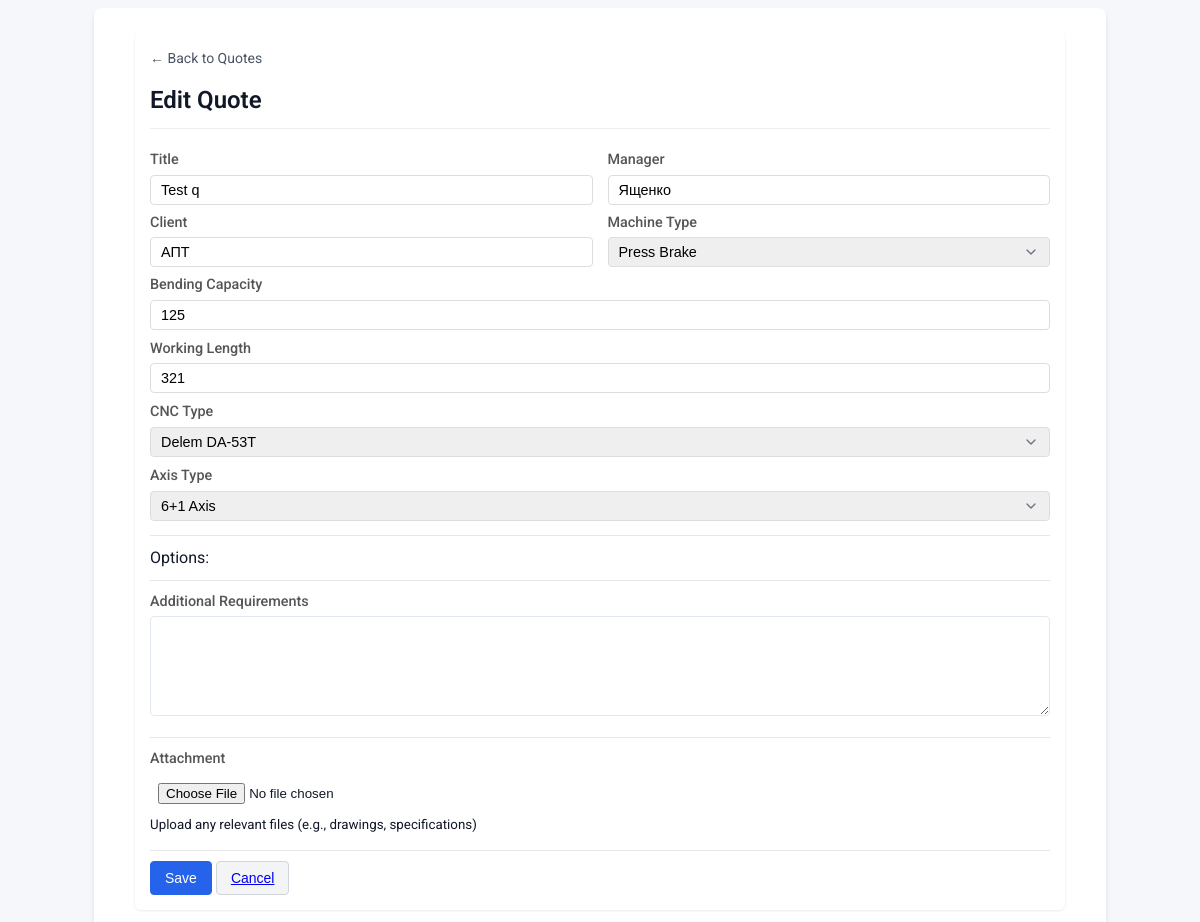
Page /quote-update/8/ (signed in) on the committed database.
### base/models.py (models this page shows, shortened)
class Quote(models.Model):
    title = models.CharField(max_length=200, blank=True, null=True)  # Making it nullable temporarily
    manager = models.CharField(max_length=200)
    client = models.CharField(max_length=200)
    MACHINE_CHOICES = [
        ('laser_cutting', 'Laser Cutting Machine'),
        ('press_brake', 'Press Brake'),
        ('tube_laser', 'Tube Laser Cutting Machine'),
    ]
    machine_type = models.CharField(max_length=50, choices=MACHINE_CHOICES)
    working_area = models.CharField(max_length=200, blank=True, null=True)  # e.g. "3000x1500"
    laser_source_power = models.CharField(max_length=200, blank=True, null=True)  # e.g. "3000W"
    compressor = models.BooleanField(default=False)
    stabilizer = models.BooleanField(default=False)
    bevel_laser_head = models.BooleanField(default=False)
    bending_capacity = models.CharField(max_length=200, blank=True, null=True)  # e.g. "125 t"
    working_length = models.CharField(max_length=200, blank=True, null=True)  # e.g. "3200 mm"
    CNC_CHOICES = [
        ('DA_53T', 'Delem DA-53T'),
        ('DA_69T', 'Delem DA-69T'),
        ('DA_66T', 'Delem DA-66T'),
    ]
    CNC_type = models.CharField(max_length=200, blank=True, null=True, choices=CNC_CHOICES)  # e.g. "Delem DA-53T"
    AXIS_CHOICES = [
        ('6_1', '6+1 Axis'),
        ('4_1', '4+1 Axis'),
    ]
    axis_type = models.CharField(max_length=200, blank=True, null=True, choices=AXIS_CHOICES)  # e.g. "6+1 Axis"
    tube_length = models.CharField(max_length=200, blank=True, null=True)  # e.g. "6000 mm"
    tube_diameter = models.CharField(max_length=200, blank=True, null=True)  # e.g. "300 mm"
    length_of_unloading_table = models.CharField(max_length=200, blank=True, null=True)  # e.g. "3000 mm"
    LOADING_CHOICES = [
       ('automatic', 'Automatic'),
       ('semi_automatic', 'Semi-Automatic'),
       ('manual', 'Manual'),
   ]
    loading_type = models.CharField(max_length=20, choices=LOADING_CHOICES, blank=True)
    two_chucks = models.BooleanField(default=False)
    three_chucks = models.BooleanField(default=False)
    completed = models.BooleanField(default=False)
    additional_requirements = models.TextField(blank=True, null=True)
    attachment = models.FileField(upload_to='quote_attachments/%Y/%m/%d/', blank=True, null=True)
    created_at = models.DateTimeField(auto_now_add=True)
    updated_at = models.DateTimeField(auto_now=True)

### base/views.py (the view, shortened to what this page needs)
# urls.py: path('quote-update/<int:pk>/', QuoteUpdate.as_view(), name='quote-update'),
class QuoteUpdate(LoginRequiredMixin, UpdateView):
    model = Quote
    form_class = QuoteForm
    template_name = 'base/quote_form.html'
    success_url = reverse_lazy('quotes')
    def get_form_kwargs(self):
        kwargs = super().get_form_kwargs()
        kwargs.update({
            'data': self.request.POST or None,
            'files': self.request.FILES or None,
        })
        return kwargs

### base/forms.py
class QuoteForm(forms.ModelForm):
    class Meta:
        model = Quote
        fields = '__all__'
        widgets = {
            'additional_requirements': forms.Textarea(attrs={'rows': 4}),
            'attachment': forms.FileInput(attrs={'class': 'file-input'})
        }
    def __init__(self, *args, **kwargs):
        super().__init__(*args, **kwargs)
        self.fields['attachment'].required = False

### base/templates/base/quote_form.html (shortened to what this page needs)
{% extends 'base/main.html' %}
{% block content %}
<div class="container compact-form">
    <div class="form-header">
        <a href="{% url 'quotes' %}" class="back-link">← Back to Quotes</a>
        <h1>{% if form.instance.pk %}Edit{% else %}Create{% endif %} Quote</h1>
    </div>
    <form method="post" id="quoteForm" class="form-container" enctype="multipart/form-data">
        <div class="form-row">
            <div class="form-group compact">
                <label for="{{ form.title.id_for_label }}">Title</label>
                {{ form.title }}
            </div>
            <div class="form-group compact">
                <label for="{{ form.manager.id_for_label }}">Manager</label>
                {{ form.manager }}
            </div>
        </div>
        <div class="form-row">
            <div class="form-group compact">
                <label for="{{ form.client.id_for_label }}">Client</label>
                {{ form.client }}
            </div>
            <div class="form-group compact">
                <label for="{{ form.machine_type.id_for_label }}">Machine Type</label>
                {{ form.machine_type }}
            </div>
        </div>
        <div class="form-group">
            <label for="{{ form.bending_capacity.id_for_label }}">Bending Capacity</label>
            {{ form.bending_capacity }}
        </div>
        <div class="form-group">
            <label for="{{ form.working_length.id_for_label }}">Working Length</label>
            {{ form.working_length }}
        </div>
        <div class="form-group">
            <label for="{{ form.CNC_type.id_for_label }}">CNC Type</label>
            {{ form.CNC_type }}
        </div>
        <div class="form-group">
            <label for="{{ form.axis_type.id_for_label }}">Axis Type</label>
            {{ form.axis_type }}
        </div>
        <hr>
        <div class="form-section-header">Options:</div>
        <hr>
        <div class="form-group">
            <label for="{{ form.additional_requirements.id_for_label }}">Additional Requirements</label>
            {{ form.additional_requirements }}
        </div>
        <hr>
        <div class="form-group">
            <label for="{{ form.attachment.id_for_label }}">Attachment</label>
            {% if form.instance.attachment %}
                <div class="current-file">
                    <i class="fas fa-paperclip"></i>
                    <a href="{{ form.instance.attachment.url }}" target="_blank">
                        {{ form.instance.attachment.name|slice:":30" }}{% if form.instance.attachment.name|length > 30 %}...{% endif %}
                    </a>
                    <label class="replace-file">
                        {{ form.attachment }}
                        <span class="replace-text">(Replace)</span>
                    </label>
                </div>
            {% else %}
                {{ form.attachment }}
            {% endif %}
            <small class="form-text text-muted">
                Upload any relevant files (e.g., drawings, specifications)
            </small>
        </div>
        <hr>
        <div class="form-actions">
            <button type="submit" class="btn btn-primary btn-sm">Save</button>
            <button type="button" class="btn btn-secondary btn-sm"><a href="{% url 'quotes' %}">Cancel</a></button>
        </div>
    </form>
</div>
{% load static %}
{% endblock %}

### base/static/base/css/styles.css (style rules this page uses)
:root { --color-primary: #2563eb; --color-primary-hover: #1d4ed8; --color-danger: #ef4444; --color-danger-hover: #dc2626; --color-success: #10B981; --color-success-hover: #0d9f70; --color-text: #111827; --color-text-light: #4b5563; --color-border: #e5e7eb; --color-bg: #ffffff; --color-bg-light: #f9fafb; --spacing-unit: 2px; --spacing-sm: calc(var(--spacing-unit) * 1.5); --spacing-md: calc(var(--spacing-unit) * 2); --spacing-lg: calc(var(--spacing-unit) * 3); --spacing-xl: calc(var(--spacing-unit) * 4); --border-radius: 6px; --border-radius-sm: 4px; --border-radius-lg: 8px; --shadow-sm: 0 1px 2px 0 rgba(0, 0, 0, 0.05); --shadow: 0 4px 6px -1px rgba(0, 0, 0, 0.1), 0 2px 4px -1px rgba(0, 0, 0, 0.06); --shadow-md: 0 10px 15px -3px rgba(0, 0, 0, 0.1), 0 4px 6px -2px rgba(0, 0, 0, 0.05); --transition: all 0.2s ease-in-out; }
body { background-color: #f5f7fa; font-family: 'Roboto', sans-serif; color: var(--color-text); margin: 0; padding: 0; line-height: 1.5; }
.container { max-width: 1000px; margin: var(--spacing-xl) auto; background: var(--color-bg); border-radius: var(--border-radius-lg); box-shadow: var(--shadow); padding: var(--spacing-xl) var(--spacing-lg); }
.form-container { display: flex; flex-direction: column; gap: var(--spacing-md); }
.form-row { display: flex; gap: var(--spacing-md); margin-bottom: var(--spacing-md); }
.form-group { flex: 1; margin-bottom: var(--spacing-md); }
.form-group.compact { margin-bottom: 0; }
.btn { display: inline-flex; align-items: center; justify-content: center; padding: var(--spacing-sm) var(--spacing-md); border: none; border-radius: var(--border-radius); font-weight: 500; font-size: 0.875rem; cursor: pointer; text-decoration: none; transition: var(--transition); white-space: nowrap; }
.form-header { margin-bottom: var(--spacing-lg); padding-bottom: var(--spacing-md); border-bottom: 1px solid var(--color-border); }
.form-header h1 { margin: var(--spacing-sm) 0 0; color: var(--color-text); font-size: 1.5rem; font-weight: 600; }
.back-link { display: inline-flex; align-items: center; color: var(--color-text-light); text-decoration: none; font-size: 0.875rem; margin-bottom: var(--spacing-sm); transition: var(--transition); }
.compact-form .form-group { margin-bottom: var(--spacing-md); }
.compact-form .form-row { margin-bottom: var(--spacing-sm); }
hr { border: none; border-top: 1px solid var(--color-border); margin: var(--spacing-lg) 0; }
select { appearance: none; background-repeat: no-repeat; background-position: right 10px center; background-size: 16px 16px; padding-right: 36px; }

### base/templates/base/quote_form.html (style rules this page uses)
.file-input { display: block; width: 100%; padding: 8px; margin-top: 5px; }
.compact-form { max-width: 900px; margin: 15px auto; padding: 15px; background: #fff; border-radius: 6px; box-shadow: 0 1px 3px rgba(0,0,0,0.08); }
.form-header { margin-bottom: 20px; padding-bottom: 10px; border-bottom: 1px solid #eee; }
.form-header h1 { margin: 10px 0 0 0; font-size: 1.5em; }
.form-row { display: flex; flex-wrap: wrap; gap: 15px; margin-bottom: 12px; }
.form-group.compact { flex: 1; min-width: 200px; margin-bottom: 0; }
label { display: block; margin-bottom: 4px; font-size: 0.9em; color: #555; font-weight: 500; }
input[type="text"], input[type="email"], input[type="password"], select, textarea { width: 100%; padding: 6px 10px; border: 1px solid #ddd; border-radius: 4px; font-size: 0.9em; transition: border-color 0.2s; box-sizing: border-box; }
textarea { min-height: 80px; resize: vertical; }
.btn { display: inline-flex; align-items: center; justify-content: center; padding: 6px 14px; border: none; border-radius: 4px; font-size: 0.9em; font-weight: 500; cursor: pointer; text-decoration: none; transition: all 0.2s; height: 34px; font-size: 14px; }
.btn-primary { background-color: #2563eb; color: white; border: 1px solid #2563eb; }
.btn-secondary { background-color: #f3f4f6; color: #374151; border: 1px solid #d1d5db; }

### rows in the picture
Quote: title "Test q", manager "Ященко", client "АПТ", machine_type "Press Brake", bending_capacity "125", working_length "321", CNC_type "Delem DA-53T", axis_type "6+1 Axis"
